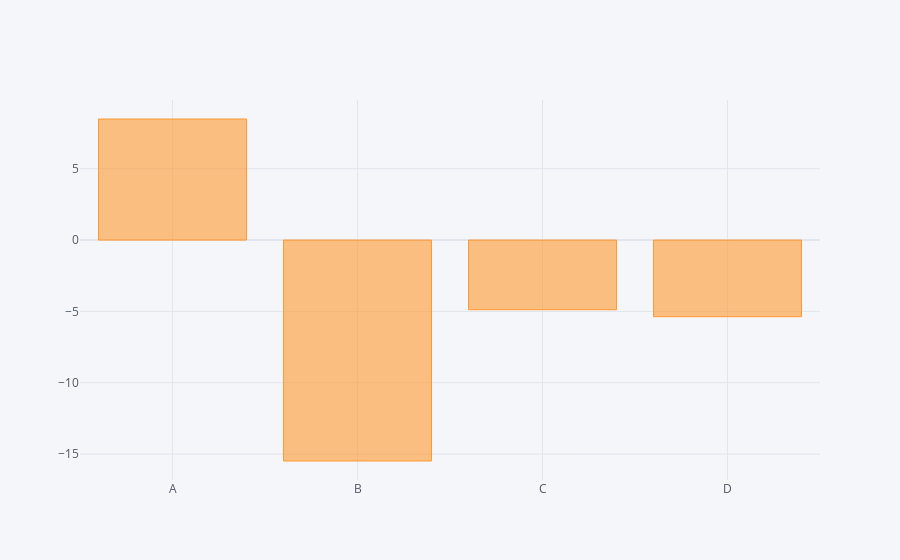

The cell this chart's notebook holds for it:
### Code cell
df.sum().iplot(kind='bar')

### Figure 1 — Plotly figure (JSON) as saved in the notebook; plotly's stock layout.template omitted (floating-point values rounded to 4 significant figures)
{"data": [{"marker": {"color": "rgba(255, 153, 51, 0.6)", "line": {"color": "rgba(255, 153, 51, 1.0)", "width": 1}}, "name": "None", "orientation": "v", "text": "", "type": "bar", "x": ["A", "B", "C", "D"], "y": [8.484, -15.48, -4.882, -5.369]}], "layout": {"legend": {"bgcolor": "#F5F6F9", "font": {"color": "#4D5663"}}, "paper_bgcolor": "#F5F6F9", "plot_bgcolor": "#F5F6F9", "title": {"font": {"color": "#4D5663"}}, "xaxis": {"gridcolor": "#E1E5ED", "showgrid": true, "tickfont": {"color": "#4D5663"}, "title": {"font": {"color": "#4D5663"}, "text": ""}, "zerolinecolor": "#E1E5ED"}, "yaxis": {"gridcolor": "#E1E5ED", "showgrid": true, "tickfont": {"color": "#4D5663"}, "title": {"font": {"color": "#4D5663"}, "text": ""}, "zerolinecolor": "#E1E5ED"}}}
